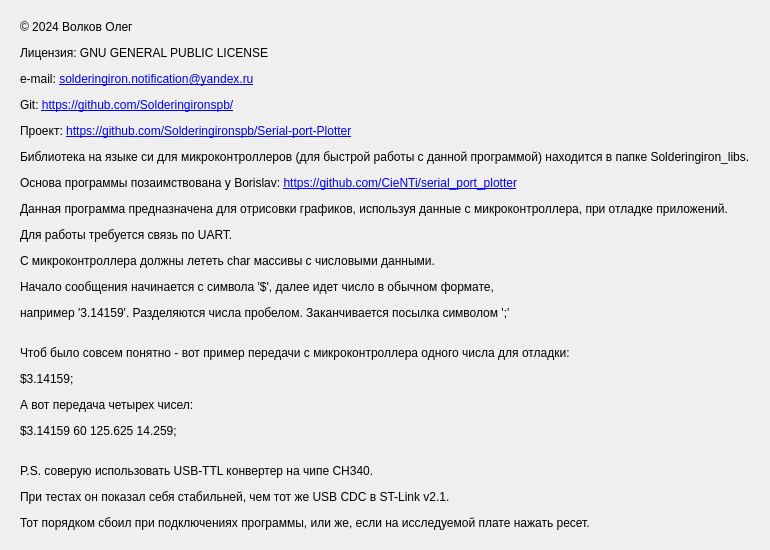
<?xml version="1.0" encoding="UTF-8"?>
<ui version="4.0">
 <class>HelpWindow</class>
 <widget class="QDialog" name="HelpWindow">
  <property name="geometry">
   <rect>
    <x>0</x>
    <y>0</y>
    <width>702</width>
    <height>540</height>
   </rect>
  </property>
  <property name="windowTitle">
   <string>Dialog</string>
  </property>
  <property name="styleSheet">
   <string notr="true"/>
  </property>
  <layout class="QGridLayout" name="gridLayout_2">
   <item row="0" column="0">
    <widget class="QGroupBox" name="groupBox">
     <property name="styleSheet">
      <string notr="true"> QGroupBox::title {
     subcontrol-origin: margin;
     subcontrol-position: top left; /* помещаем вверху по центру */
     padding: 0px;
     
 }
QGroupBox {

    border: 2px;
    margin-top: 5ex; /* оставляем пространство вверху для заголовка */

  
   
}</string>
     </property>
     <property name="title">
      <string/>
     </property>
     <layout class="QGridLayout" name="gridLayout">
      <item row="0" column="0">
       <widget class="QLabel" name="label_2">
        <property name="sizePolicy">
         <sizepolicy hsizetype="Expanding" vsizetype="Expanding">
          <horstretch>0</horstretch>
          <verstretch>0</verstretch>
         </sizepolicy>
        </property>
        <property name="text">
         <string>&lt;html&gt;&lt;head/&gt;&lt;body&gt;&lt;p align=&quot;justify&quot;&gt;© 2024 Волков Олег&lt;/p&gt;&lt;p align=&quot;justify&quot;&gt;Лицензия: GNU GENERAL PUBLIC LICENSE&lt;/p&gt;&lt;p align=&quot;justify&quot;&gt;e-mail: &lt;a href=&quot;mailto:solderingiron.notification@yandex.ru&quot;&gt;&lt;span style=&quot; text-decoration: underline; color:#0000ff;&quot;&gt;solderingiron.notification@yandex.ru&lt;/span&gt;&lt;/a&gt;&lt;/p&gt;&lt;p align=&quot;justify&quot;&gt;Git: &lt;a href=&quot;https://github.com/Solderingironspb/&quot;&gt;&lt;span style=&quot; text-decoration: underline; color:#0000ff;&quot;&gt;https://github.com/Solderingironspb/&lt;/span&gt;&lt;/a&gt;&lt;/p&gt;&lt;p align=&quot;justify&quot;&gt;Проект: &lt;a href=&quot;https://github.com/Solderingironspb/Serial-port-Plotter&quot;&gt;&lt;span style=&quot; text-decoration: underline; color:#0000ff;&quot;&gt;https://github.com/Solderingironspb/Serial-port-Plotter&lt;/span&gt;&lt;/a&gt;&lt;/p&gt;&lt;p align=&quot;justify&quot;&gt;Библиотека на языке си для микроконтроллеров (для быстрой работы с данной программой) находится в папке Solderingiron_libs.&lt;/p&gt;&lt;p align=&quot;justify&quot;&gt;Основа программы позаимствована у Borislav: &lt;a href=&quot;https://github.com/CieNTi/serial_port_plotter&quot;&gt;&lt;span style=&quot; text-decoration: underline; color:#0000ff;&quot;&gt;https://github.com/CieNTi/serial_port_plotter&lt;/span&gt;&lt;/a&gt;&lt;/p&gt;&lt;p align=&quot;justify&quot;&gt;Данная программа предназначена для отрисовки графиков, используя данные с микроконтроллера, при отладке приложений.&lt;/p&gt;&lt;p align=&quot;justify&quot;&gt;Для работы требуется связь по UART.&lt;/p&gt;&lt;p align=&quot;justify&quot;&gt;С микроконтроллера должны лететь char массивы с числовыми данными.&lt;/p&gt;&lt;p align=&quot;justify&quot;&gt;Начало сообщения начинается с символа '$', далее идет число в обычном формате, &lt;/p&gt;&lt;p align=&quot;justify&quot;&gt;например '3.14159'. Разделяются числа пробелом. Заканчивается посылка символом ';'&lt;br/&gt;&lt;/p&gt;&lt;p align=&quot;justify&quot;&gt;Чтоб было совсем понятно - вот пример передачи с микроконтроллера одного числа для отладки:&lt;/p&gt;&lt;p align=&quot;justify&quot;&gt;$3.14159;&lt;/p&gt;&lt;p align=&quot;justify&quot;&gt;А вот передача четырех чисел:&lt;/p&gt;&lt;p align=&quot;justify&quot;&gt;$3.14159 60 125.625 14.259;&lt;/p&gt;&lt;p align=&quot;justify&quot;&gt;&lt;br/&gt;P.S. соверую использовать USB-TTL конвертер на чипе CH340.&lt;/p&gt;&lt;p align=&quot;justify&quot;&gt;При тестах он показал себя стабильней, чем тот же USB CDC в ST-Link v2.1.&lt;/p&gt;&lt;p align=&quot;justify&quot;&gt;Тот порядком сбоил при подключениях программы, или же, если на исследуемой плате нажать ресет. &lt;/p&gt;&lt;/body&gt;&lt;/html&gt;</string>
        </property>
        <property name="openExternalLinks">
         <bool>true</bool>
        </property>
        <property name="textInteractionFlags">
         <set>Qt::TextBrowserInteraction</set>
        </property>
       </widget>
      </item>
     </layout>
    </widget>
   </item>
  </layout>
 </widget>
 <resources/>
 <connections/>
</ui>
